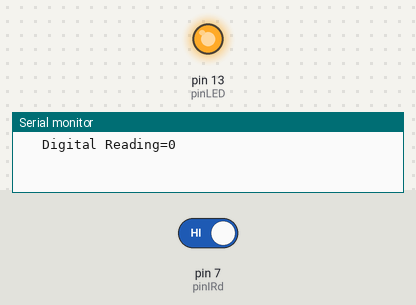
Simulated run of this sketch. Board: Arduino Uno, built with avr-gcc and run on an emulated ATmega328P. On the bench: output pins drawn as LEDs (lit = HIGH), the last lines printed to the serial monitor. Inputs (shaded band) come from the test bench; at power-on: pin 7 (pinIRd) HIGH.

Above: at 0.1 s.
At 1.1 s:
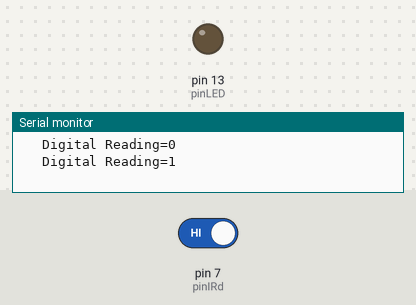
Timing chart, 0 to 2.6 s (numbered marks = the images above):
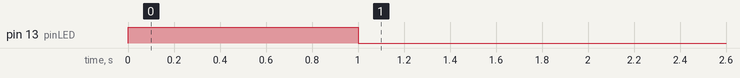

The sketch:

es_IR.ino
```cpp
// Arduino Uno  -->   TCRT5000
// 5v           --->   VCC
// Grnd         --->   Grnd
// D8           --->   D0
const int pinIRd = 7;
const int pinLED = 13;    //debug
int IRvalueD = 0;

void setup()
{
  Serial.begin(9600);
  //se visualizza nero == 1, se bianco == 0 (false)
  pinMode(pinIRd, INPUT);
  pinMode(pinLED, OUTPUT);    //debug
}

void loop()
{
  Serial.print("\t Digital Reading=");
  Serial.println(IRvalueD);

  //lampeggio di debug
  if (IRvalueD == LOW) {
    digitalWrite(LED_BUILTIN, HIGH);
  }
  else {
    digitalWrite(LED_BUILTIN, LOW);
  }

  delay(1000);
  IRvalueD = digitalRead(pinIRd);
}
```

Measured:
- by itself, pin 13 (pinLED): LOW → HIGH at 0.00 s, → LOW 1.0 s later
